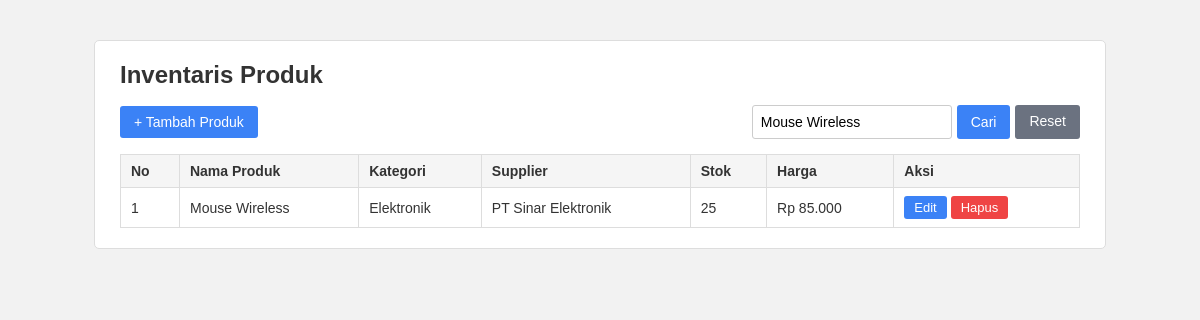
Screenshot of /index.php?cari=Mouse Wireless with the database file from the repository.
### tables this page shows
CREATE TABLE produk (
    id INT AUTO_INCREMENT PRIMARY KEY,
    nama_produk VARCHAR(150) NOT NULL,
    kategori_id INT NOT NULL,
    supplier_id INT NOT NULL,
    stok INT NOT NULL DEFAULT 0,
    harga DECIMAL(12, 2) NOT NULL DEFAULT 0,
    created_at TIMESTAMP DEFAULT CURRENT_TIMESTAMP,
    CONSTRAINT fk_produk_kategori FOREIGN KEY (kategori_id)
        REFERENCES kategori(id) ON UPDATE CASCADE ON DELETE RESTRICT,
    CONSTRAINT fk_produk_supplier FOREIGN KEY (supplier_id)
        REFERENCES supplier(id) ON UPDATE CASCADE ON DELETE RESTRICT
);

CREATE TABLE kategori (
    id INT AUTO_INCREMENT PRIMARY KEY,
    nama_kategori VARCHAR(100) NOT NULL UNIQUE
);

CREATE TABLE supplier (
    id INT AUTO_INCREMENT PRIMARY KEY,
    nama_supplier VARCHAR(100) NOT NULL,
    telepon VARCHAR(20),
    alamat VARCHAR(255)
);

### config/helpers.php (called while the page is built, shortened)
<?php
function e($teks)
{
    return htmlspecialchars((string) $teks, ENT_QUOTES, 'UTF-8');
}
function rupiah($angka)
{
    return 'Rp ' . number_format($angka, 0, ',', '.');
}

### index.php (the view, shortened to what this page needs)
<?php
require 'config/helpers.php';
$db = Database::getInstance()->getConnection();
$cari = trim($_GET['cari'] ?? '');
$sql = 'SELECT p.id, p.nama_produk, p.stok, p.harga,
               k.nama_kategori, s.nama_supplier
        FROM produk p
        JOIN kategori k ON p.kategori_id = k.id
        JOIN supplier s ON p.supplier_id = s.id';
if ($cari !== '') {
    $sql .= ' WHERE p.nama_produk LIKE :cari OR k.nama_kategori LIKE :cari2 OR s.nama_supplier LIKE :cari3';
}
$sql .= ' ORDER BY p.id DESC';
$stmt = $db->prepare($sql);
if ($cari !== '') {
    $keyword = '%' . $cari . '%';
    $stmt->bindValue(':cari', $keyword);
    $stmt->bindValue(':cari2', $keyword);
    $stmt->bindValue(':cari3', $keyword);
}
$stmt->execute();
$produk = $stmt->fetchAll();
?>
<!DOCTYPE html>
<html lang="id">
<head>
    <link rel="stylesheet" href="assets/style.css">
</head>
<body>
    <div class="container">
        <h1>Inventaris Produk</h1>
        <div class="toolbar">
            <a href="create.php" class="btn">+ Tambah Produk</a>
            <form method="get" action="index.php" class="search">
                <input type="text" name="cari" placeholder="Cari produk..." value="<?= e($cari) ?>">
                <button type="submit" class="btn">Cari</button>
                <?php if ($cari !== ''): ?>
                    <a href="index.php" class="btn btn-secondary">Reset</a>
                <?php endif; ?>
            </form>
        </div>
        <table>
            <thead>
                <tr>
                    <th>No</th>
                    <th>Nama Produk</th>
                    <th>Kategori</th>
                    <th>Supplier</th>
                    <th>Stok</th>
                    <th>Harga</th>
                    <th>Aksi</th>
                </tr>
            </thead>
            <tbody>
                <?php foreach ($produk as $i => $row): ?>
                    <tr>
                        <td><?= $i + 1 ?></td>
                        <td><?= e($row['nama_produk']) ?></td>
                        <td><?= e($row['nama_kategori']) ?></td>
                        <td><?= e($row['nama_supplier']) ?></td>
                        <td><?= e($row['stok']) ?></td>
                        <td><?= e(rupiah($row['harga'])) ?></td>
                        <td class="aksi">
                            <a href="edit.php?id=<?= e($row['id']) ?>" class="btn btn-small">Edit</a>
                            <form method="post" action="delete.php"
                                  onsubmit="return confirm('Yakin ingin menghapus produk ini?');">
                                <button type="submit" class="btn btn-small btn-danger">Hapus</button>
                            </form>
                        </td>
                    </tr>
                <?php endforeach; ?>
            </tbody>
        </table>
    </div>
</body>
</html>

### assets/style.css (style rules this page uses)
body { font-family: Arial, sans-serif; background: #f2f2f2; margin: 0; color: #333; }
.container { max-width: 960px; margin: 40px auto; background: #fff; padding: 20px 25px; border: 1px solid #ddd; border-radius: 5px; }
h1 { margin-top: 0; font-size: 24px; }
.toolbar { display: flex; justify-content: space-between; align-items: center; flex-wrap: wrap; gap: 10px; margin-bottom: 15px; }
.search { display: flex; gap: 5px; }
.search input { width: 200px; margin: 0; }
table { width: 100%; border-collapse: collapse; font-size: 14px; }
th, td { border: 1px solid #ddd; padding: 8px 10px; text-align: left; }
th { background: #f5f5f5; }
.aksi { white-space: nowrap; }
.aksi form { display: inline; }
input, select { width: 100%; padding: 8px; margin-top: 4px; border: 1px solid #ccc; border-radius: 3px; box-sizing: border-box; font-size: 14px; }
.btn { display: inline-block; padding: 8px 14px; background: #3b82f6; color: #fff; border: none; border-radius: 3px; cursor: pointer; text-decoration: none; font-size: 14px; }
.btn-small { padding: 4px 10px; font-size: 13px; }
.btn-secondary { background: #6b7280; }
.btn-danger { background: #ef4444; }

### rows the page displays
produk: nama_produk "Mouse Wireless", kategori.nama_kategori "Elektronik", supplier.nama_supplier "PT Sinar Elektronik", stok "25", harga "Rp 85.000"
